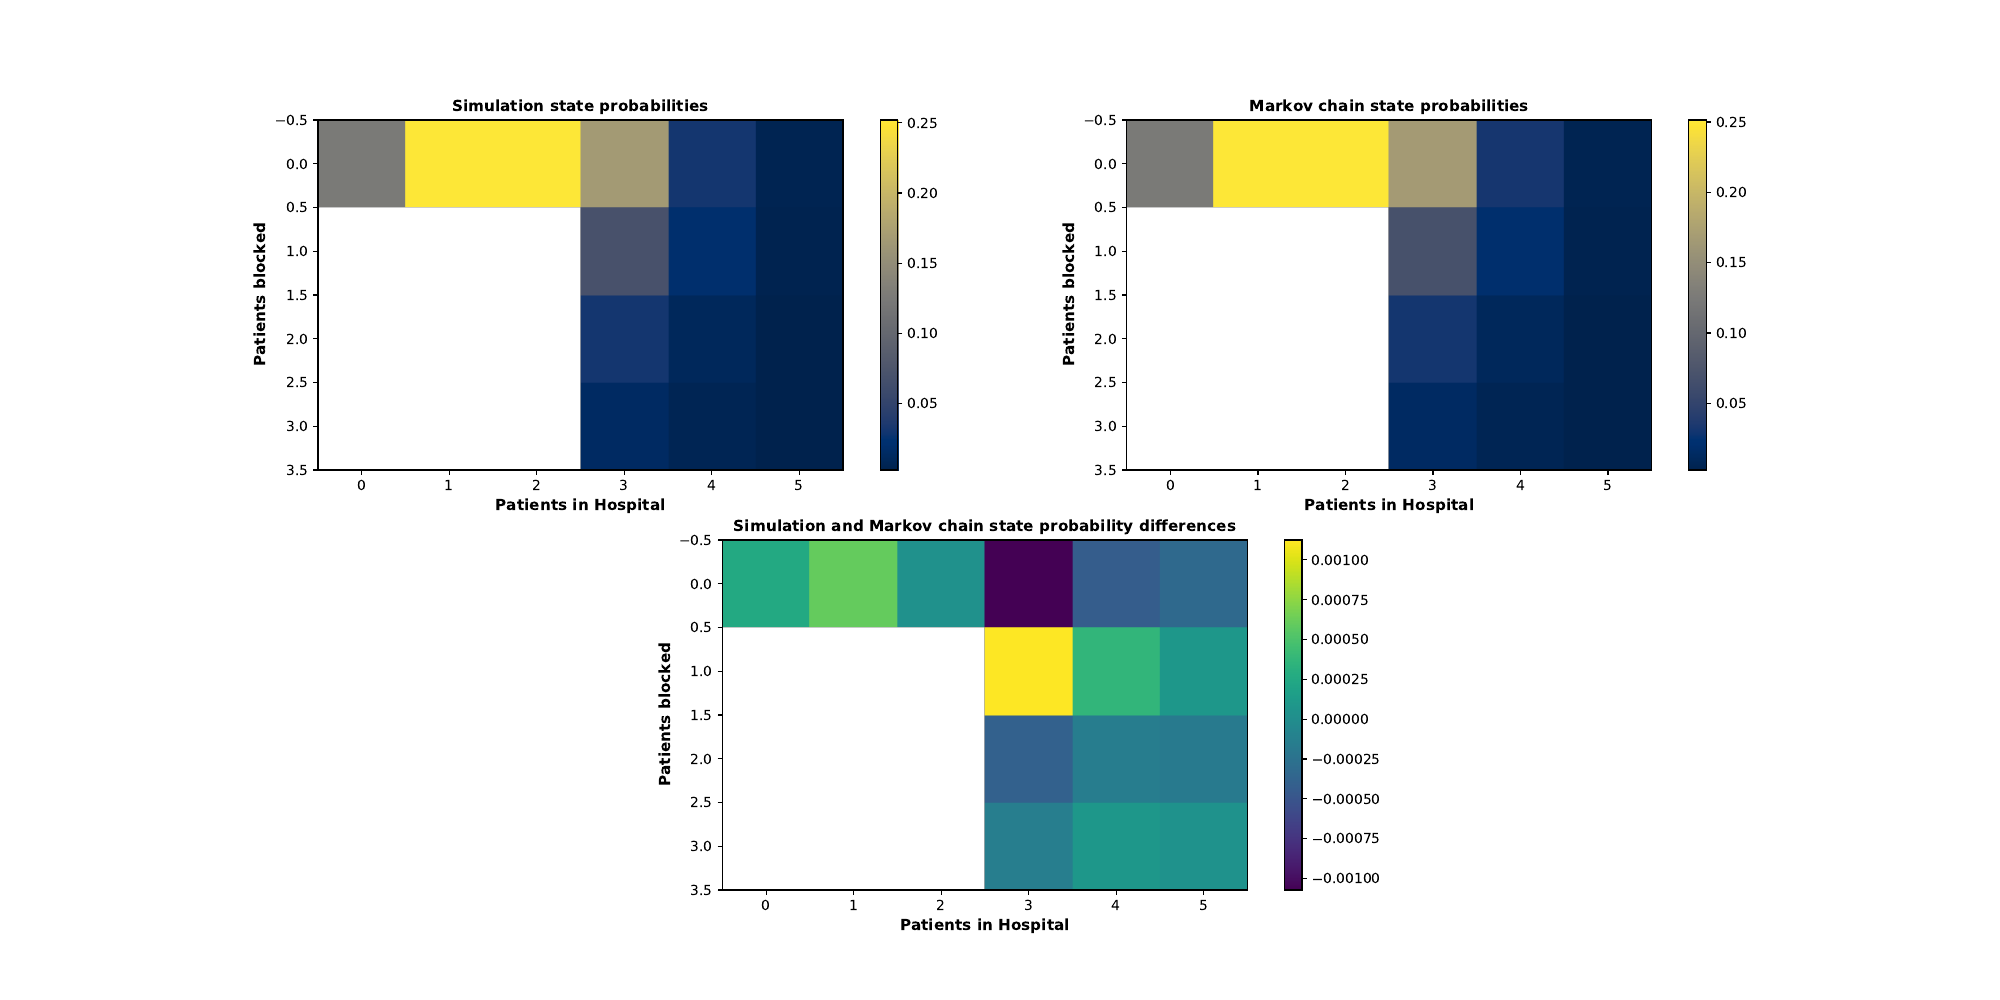

Source code (Python):
"""
Code to generate the example heatmaps
"""
import ambulance_game as abg
import matplotlib.pyplot as plt

lambda_a = 0.1
lambda_o = 0.1
mu = 0.1
seed_num = 10
num_of_trials = 100
runtime = 10000

num_of_servers = 4
threshold = 3
system_capacity = 5
parking_capacity = 3

plt.figure(figsize=(20, 10))
abg.get_heatmaps(
    lambda_a=lambda_a,
    lambda_o=lambda_o,
    mu=mu,
    num_of_servers=num_of_servers,
    threshold=threshold,
    system_capacity=system_capacity,
    parking_capacity=parking_capacity,
    seed_num=seed_num,
    runtime=runtime,
    num_of_trials=num_of_trials,
)
plt.savefig("main.pdf")
plt.close()
